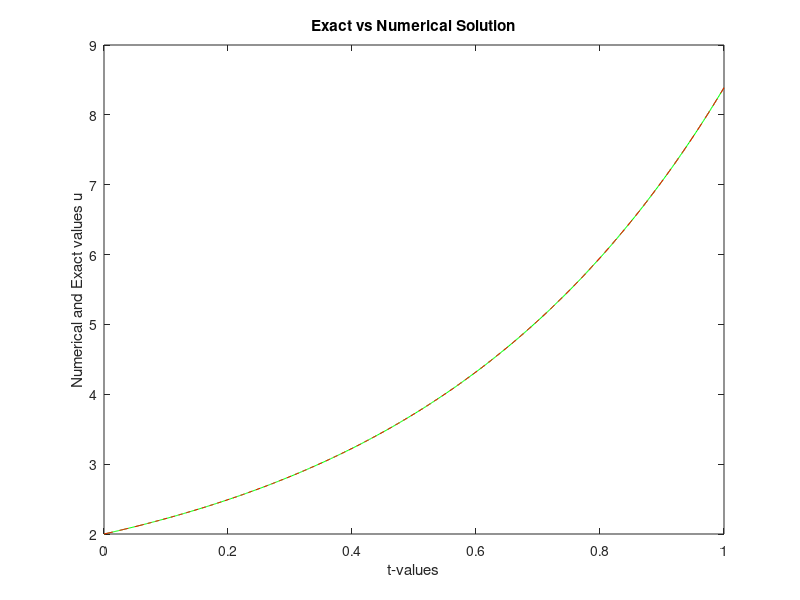

Recreate this plot in MATLAB.
%%%%%%%%%%%%%%%%%%%%%%%%%%%%%%%%%%%%%%%%%%%%%%%%%%%%%%%%%%%%%%%%%%%%%%%%%%%
% Numerical Solution of an Initial Value Problem
% using the Two-Step Numerov Method
%
% Differential Equation:
%     u'' = u^2 + f(t)
%
% Exact Solution:
%     u(t) = 1 + exp(2t)
%
% Initialization:
%     Exact solution used at t = h
%
% Numerical Method:
%     Two-Step Numerov Method
%
% Language:
%     MATLAB
%
% Developed as part of the coursework for
% Numerical Methods for Ordinary Differential Equations
% M.Sc. Applied Mathematics
% South Asian University
%
% Author: Kshitij Bahukhandi
%%%%%%%%%%%%%%%%%%%%%%%%%%%%%%%%%%%%%%%%%%%%%%%%%%%%%%%%%%%%%%%%%%%%%%%%%%%
  
clear all; 
N=10; 
for I=1:7 
    H=1.0/N; 
    H0=H*H/12; 
    disp('Num Soln of Nonlinear IVP using 2-step Numerov Method'); 
    disp('  '); 
    fprintf('N=%4.2f,\n',N); 
    disp('  '); 
    % Formation of Nodal Points 
    for L=1:N+1 
        T(L)=(L-1)*H; 
    end 
    % Exact Solution & RHS Function  
    for L=1:N+1 
        EU(L)=1+exp(2*T(L)); 
        F(L)=2*exp(2*T(L))-1-exp(4*T(L)); 
    end 
    % Initial Conditions 
    U(1)=EU(1); 
    U(2)=EU(2); 
    NU(1)=EU(1); 
    NU(2)=EU(2); 
     
    tic % CPU time starts 
     
    % Solution at advanced time point 
    for L=2:N 
        OLDU(3)=EU(L+1); 
        U(3)=OLDU(3); 
        for KK=1:600 
            F2=F(L); F3=F(L+1); F1=F(L-1); 
            F4=H0*(F1+F3+10*F2); 
            U1=U(1); U2=U(2); U3=U(3); 
            AA=H0*U3*U3-U3+2*U2-U1+H0*(U1*U1+10*U2*U2)+F4; 
            DA=2*H0*U3-1; 
            U(3)=U(3)-AA/DA; 
            NU(L+1)=U(3); 
            BIG=abs(U(3)-OLDU(3)); 
            if BIG <=10^(-12), break; end 
            OLDU(3)=U(3); 
        end 
        U(1)=U(2); 
        U(2)=U(3); 
    end 
     
   ERR=abs(NU(N+1)-EU(N+1)); 
    
   % Print Errors 
    fprintf('N=%4.2f, ERR=%10.4e\n',N,ERR); 
    disp('  '); 
    N=2*N; 
end 
  
toc % CPU time ends 

% Plot the results 
figure(1); 
plot(T,NU,'-g',T,EU,'--r'); 
xlabel('t-values'); 
ylabel('Numerical and Exact values u'); 
title('Exact vs Numerical Solution') 
